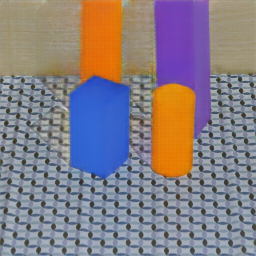
#> input picture img_for_editing/2/6_23_1_23_43_4500_8_Reflectance_predict.png, 256 x 256 px
$ jupyter execute edit2.ipynb   (shell and % lines are left out)
#> lines starting #> are read from the running program, lines starting #| are printed output that depends on the picture
[cell 1]
import os
os.chdir("./img_for_editing/2")

[cell 2]
import cv2
from PIL import Image
import cv2
import numpy
import matplotlib.pyplot as plt

[cell 3]
ref_pred = Image.open("6_23_1_23_43_4500_8_Reflectance_predict.png").convert('RGB')
#> ref_pred is the input picture: PIL image 256x256 RGB; mean R, G, B 134.9, 126.4, 133
plt.imshow(numpy.array(ref_pred))
plt.show()

[cell 4]
ref_pred

[cell 5]
def show_image(img):
    plt.imshow(img.astype('uint8'))
    plt.show()

[cell 6]
ref = numpy.array(ref_pred).astype('float')
ref[50, 180]
#> Out = [116, 63, 181]

[cell 7]
ref[150, 100]
#> Out = [49, 100, 209]

[cell 8]
ref = numpy.array(ref_pred).astype('float')
for i in range(256):
    for j in range(256):
        color = ref[i, j]
        if color[2] > 150 and color[0] < 80 and color [1] < color[2]-30:
            temp = color[2]
            color[2] = color[0]
            color[0] = temp
        # [4 lines of commented-out code are left out]
show_image(ref)
#> in show_image, `plt.imshow(img.astype('uint8'))`:
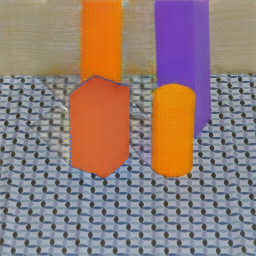
#> img: shape (256, 256, 3) float64; mean R, G, B 146.9, 126.4, 121.1

[cell 9]
cv2.imwrite('ref_test.png', ref[:, :, [2,1,0]].astype('uint8'))
#> Out = True

[cell 10]
ref_edit = Image.open("ref_test_edit.png").convert('RGB')
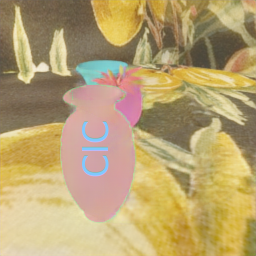
#> input picture img_for_editing/1/ref_test_edit.png, 256 x 256 px, found by its file name
plt.imshow(numpy.array(ref_edit))
plt.show()

[cell 11]
shading_new = Image.open("6_23_1_23_43_4500_8_Shading_new_predict.png").convert('RGB')
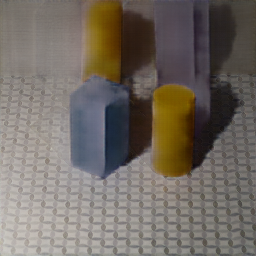
#> input picture img_for_editing/2/6_23_1_23_43_4500_8_Shading_new_predict.png, 256 x 256 px
#> shading_new is the input picture: PIL image 256x256 RGB; mean R, G, B 114.5, 107, 99.4
plt.imshow(numpy.array(shading_new))
plt.show()

[cell 12]
ref_edit = numpy.array(ref_edit).astype('float')
#> ref_edit: shape (256, 256, 3) float64
shading_new = numpy.array(shading_new).astype('float')
#> shading_new: shape (256, 256, 3) float64
img_relit_edit = ref_edit * shading_new / 255.0
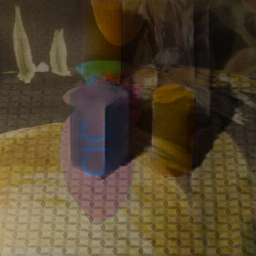
#> img_relit_edit: shape (256, 256, 3) float64; mean R, G, B 84.1, 69.8, 46.2

[cell 13]
show_image(img_relit_edit)

[cell 14]
cv2.imwrite('img_relit_edit.png', img_relit_edit[:, :, [2,1,0]].astype('uint8'))
#> Out = True

[cell 15]
shading_ori = Image.open("6_23_1_23_43_4500_8_Shading_ori_predict.png").convert('RGB')
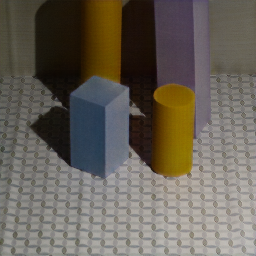
#> input picture img_for_editing/2/6_23_1_23_43_4500_8_Shading_ori_predict.png, 256 x 256 px
#> shading_ori is the input picture: PIL image 256x256 RGB; mean R, G, B 104.2, 97.9, 88.1
plt.imshow(numpy.array(shading_ori))
plt.show()

[cell 16]
shading_ori = numpy.array(shading_ori).astype('float')
#> shading_ori: shape (256, 256, 3) float64
img_edit = ref_edit * shading_ori / 255.0
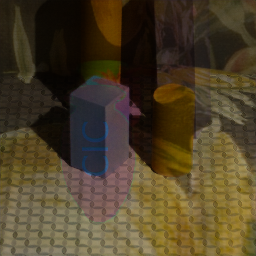
#> img_edit: shape (256, 256, 3) float64; mean R, G, B 77.8, 64.9, 40.6
cv2.imwrite('img_edit.png', img_edit[:, :, [2,1,0]].astype('uint8'))
#> Out = True
